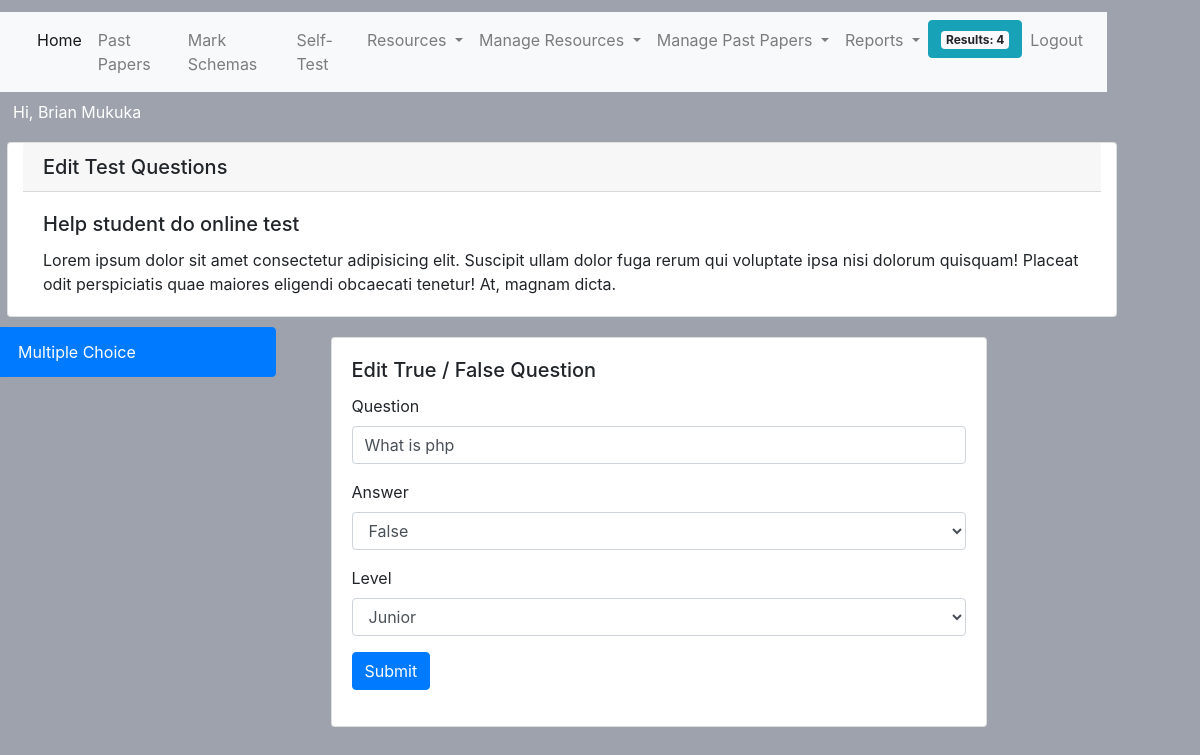
The app's page /admin/lessons/tests/edit_test.php?id=53 (signed in) with its own data.
### tables this page shows
CREATE TABLE `questions` (
  `id` int(11) NOT NULL,
  `type` varchar(100) NOT NULL,
  `text` varchar(100) NOT NULL,
  `created_by` varchar(100) NOT NULL,
  `created_at` timestamp NOT NULL DEFAULT current_timestamp(),
  `updated_at` date DEFAULT NULL,
  `a` varchar(1000) DEFAULT NULL,
  `b` varchar(1000) DEFAULT NULL,
  `c` varchar(1000) DEFAULT NULL,
  `d` varchar(1000) DEFAULT NULL,
  `answer` varchar(1000) NOT NULL,
  `level` varchar(100) NOT NULL DEFAULT 'junior'
);

### admin/lessons/tests/api.php (called while the page is built, shortened)
<?php
function getQuestion($id)
{
    $conn = DBCoonect();
    $sql = "SELECT * FROM questions WHERE `id` = '$id'";
    $results = mysqli_query($conn, $sql);
    return mysqli_fetch_assoc($results);
}

### admin/lessons/tests/edit_true_false.php (the view, shortened to what this page needs)
  <div class="row">
  <div class="col-4">
    <div class="list-group" id="list-tab" role="tablist">
      <a class="list-group-item list-group-item-action active" id="list-home-list" data-toggle="list" href="#list-home" role="tab" aria-controls="home">Multiple Choice</a>
    </div>
  </div>
  <div class="col-8">
    <div class="tab-content" id="nav-tabContent">
      <div class="tab-pane fade show active" id="list-home" role="tabpanel" aria-labelledby="list-home-list">
  <div class="col-md-12">
 <div class="card" style="width: 41rem;">
  <div class="card-body">
    <h5 class="card-title"> Edit True / False Question</h5>
<form class='' action='api.php' method='post'>
      <div class="form-group ">
    <label for="name">Question</label>
    <input type="text" value="<? echo $text?>" class="form-control" name="text" aria-describedby="textHelp" />
  </div>
     <div class="form-group ">
    <label for="gender">Answer</label>
    <select  class="form-control" name="answer" aria-describedby="genderHelp" >
  <option <?  if($answer == 'false') echo 'selected'  ?>  value='false'> False </option>
    </select>
  </div>
       <div class="form-group ">
    <label for="grade">Level</label>
        <select  class="form-control"  selected="<? echo $level ?>" name="level" aria-describedby="genderHelp" >
  <option <?  if($level == 'junior') echo 'selected'  ?>   value='junior'> Junior </option>
    </select>
  </div>
     <div class="form-group ">
  <button type="submit" class="btn btn-primary">Submit</button>
  </div>
</form>
</div>
</div>
</div>
      </div>
    </div>
  </div>
  </div>

### assets/css/custom.css (style rules this page uses)
@media screen and (min-width: 480px) { body { background-color: rgb(157, 162, 172); width: 90vw; height: 90vh; margin: 1vw; } }
.card { margin:10px !important }

### records on screen
questions: text "What is php", answer "False", level "Junior"

### other values on screen
$total "4"
$_SESSION['user']['name'] "Brian Mukuka"
